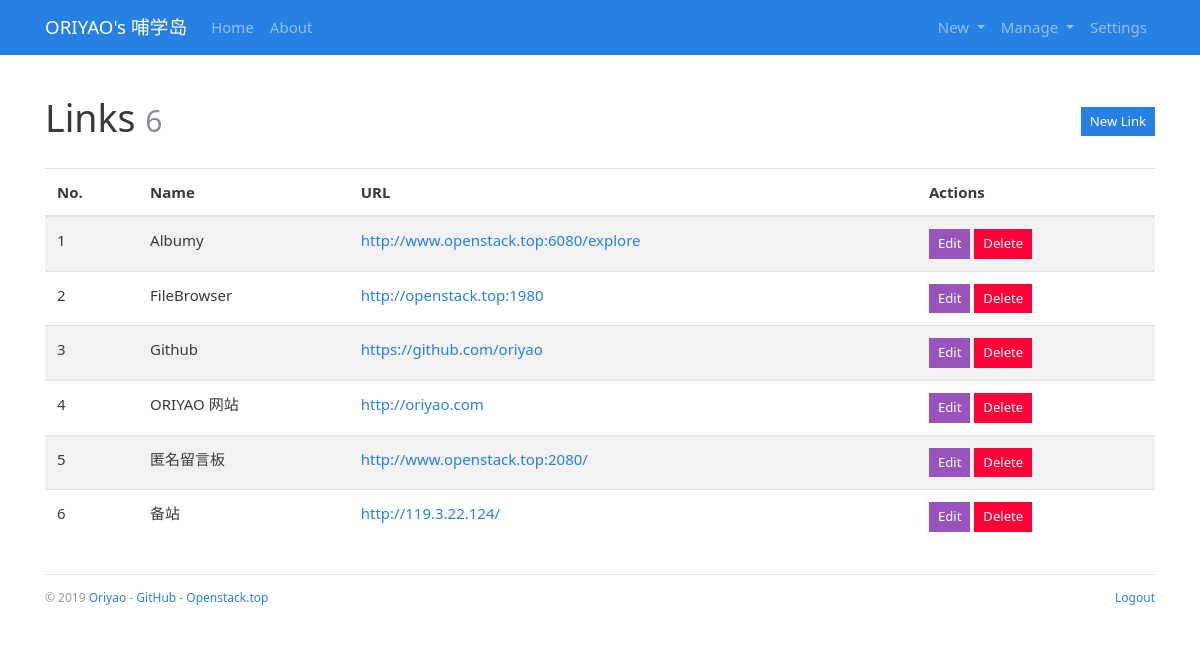
The page /admin/link/manage (signed in) on the database as committed earlier.
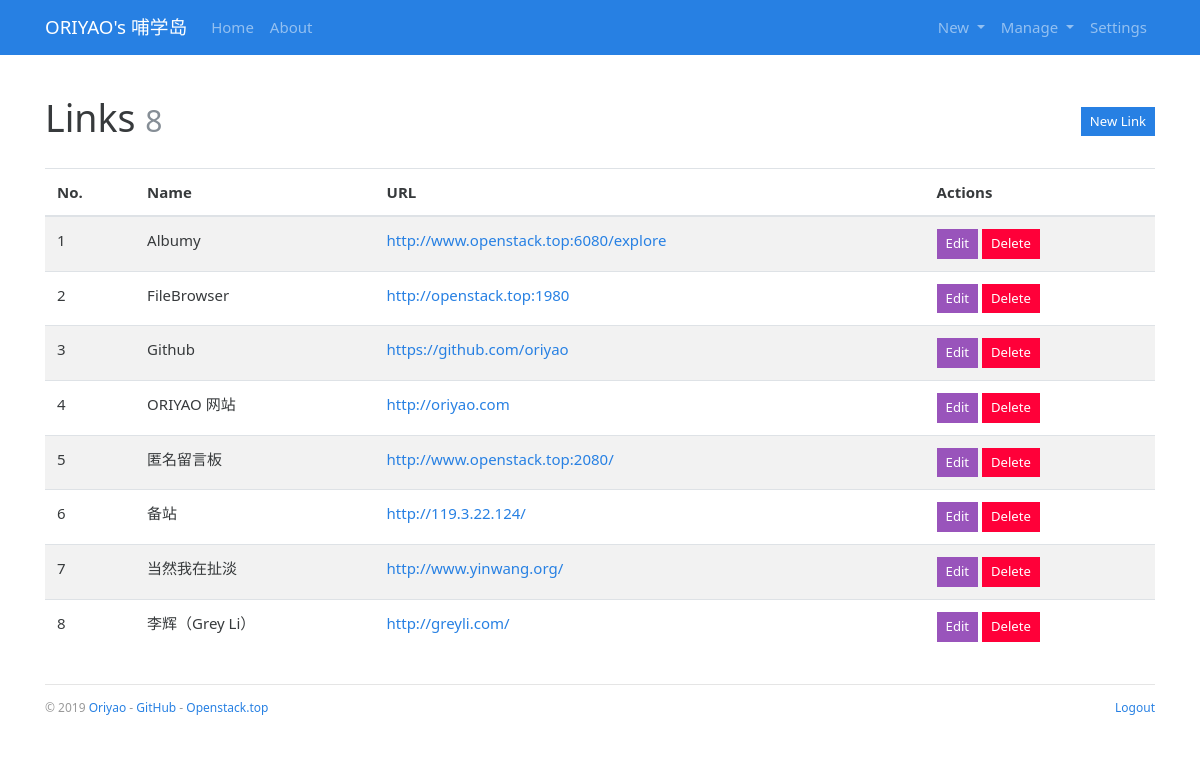
The same page on the database as committed later.
### bluelog/models.py (models this page shows)
class Link(db.Model):
    id = db.Column(db.Integer, primary_key=True)
    name = db.Column(db.String(30))
    url = db.Column(db.String(255))

### bluelog/blueprints/admin.py (the view)
@admin_bp.route('/link/manage')
@login_required
def manage_link():
    return render_template('admin/manage_link.html')

### bluelog/__init__.py (called while the page is built)
def register_template_context(app):
    @app.context_processor
    def make_template_context():
        admin = Admin.query.first()
        categories = Category.query.order_by(Category.name).all()
        links = Link.query.order_by(Link.name).all()
        if current_user.is_authenticated:
            unread_comments = Comment.query.filter_by(reviewed=False).count()
        else:
            unread_comments = None
        return dict(
            admin=admin, categories=categories,
            links=links, unread_comments=unread_comments)

def register_request_handlers(app):
    @app.after_request
    def query_profiler(response):
        for q in get_debug_queries():
            if q.duration >= app.config['BLUELOG_SLOW_QUERY_THRESHOLD']:
                app.logger.warning(
                    'Slow query: Duration: %fs\n Context: %s\nQuery: %s\n '
                    % (q.duration, q.context, q.statement)
                )
        return response

### bluelog/extensions.py (called while the page is built)
@login_manager.user_loader
def load_user(user_id):
    from bluelog.models import Admin
    user = Admin.query.get(int(user_id))
    return user

### bluelog/templates/admin/manage_link.html (shortened to what this page needs)
{% extends 'base.html' %}
{% from 'bootstrap/form.html' import render_form %}
{% block content %}
    <div class="page-header">
        <h1>Links
            <small class="text-muted">{{ links|length }}</small>
            <span class="float-right">
                <a class="btn btn-primary btn-sm" href="{{ url_for('.new_link') }}">New Link</a>
            </span>
        </h1>
    </div>
    {% if links %}
        <table class="table table-striped">
            <thead>
            <tr>
                <th>No.</th>
                <th>Name</th>
                <th>URL</th>
                <th>Actions</th>
            </tr>
            </thead>
            {% for link in links %}
                <tr>
                    <td>{{ loop.index }}</td>
                    <td>{{ link.name }}</td>
                    <td><a href="{{ link.url }}" target="_blank">{{ link.url }}</a></td>
                    <td>
                        <a class="btn btn-info btn-sm" href="{{ url_for('.edit_link', link_id=link.id) }}">Edit</a>
                        <form class="inline" method="post" action="{{ url_for('.delete_link', link_id=link.id) }}">
                            <button type="submit" class="btn btn-danger btn-sm"
                                    onclick="return confirm('Are you sure?');">Delete
                            </button>
                        </form>
                    </td>
                </tr>
            {% endfor %}
        </table>
    {% else %}
        <div class="tip"><h5>No links.</h5></div>
    {% endif %}
{% endblock %}

Rows that differ between the two databases and show on the page:
added Link: name "当然我在扯淡", url "http://www.yinwang.org/"
added Link: name "李辉（Grey Li）", url "http://greyli.com/"
Other text that changed with them:
{{ links|length }}: "6" → "8"
